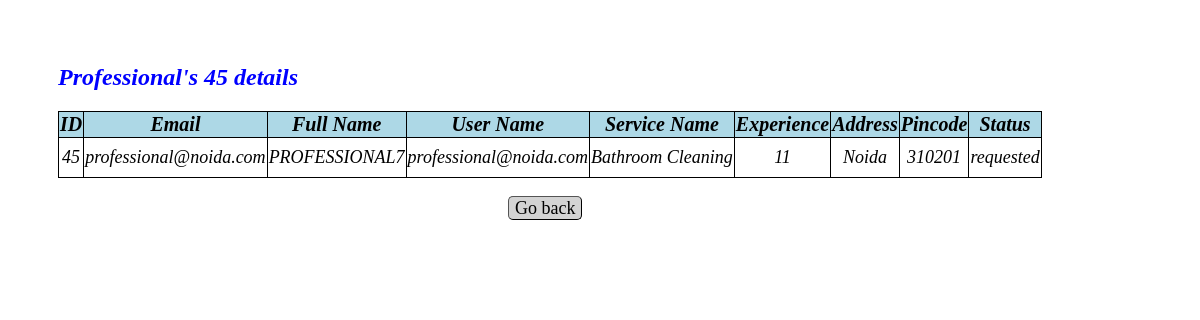
Before: /viewprofessional/45 with the older database file.
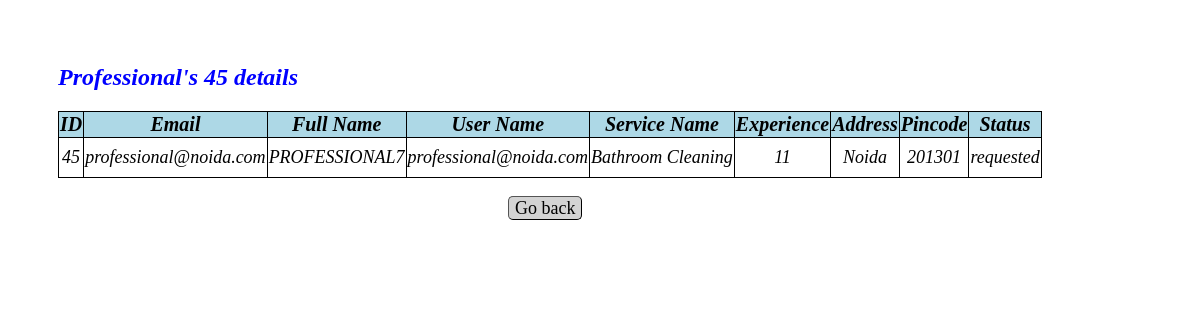
After: the same page with the newer database file.
### app.py (models this page shows)
class User_Info(db.Model):
    __tablename__="user_info"
    id=db.Column(db.Integer,primary_key=True)
    email=db.Column(db.String,nullable=False)
    full_name=db.Column(db.String,nullable=False)
    user_name=db.Column(db.String,unique=True,nullable=False)
    service_name=db.Column(db.String,nullable=False)
    experience=db.Column(db.Integer,nullable=False)
    pwd=db.Column(db.String,nullable=False)
    add=db.Column(db.String,nullable=True)
    pincode=db.Column(db.String,nullable=False)
    role=db.Column(db.Integer,nullable=False,default=1)
    status=db.Column(db.String,unique=True)
    location=db.Column(db.String,nullable=False)
    reviews=db.Column(db.String,nullable=False)
    phone_number=db.Column(db.Integer,nullable=False)

### app.py (the view)
@app.route("/viewprofessional/<int:id>", methods=["GET", "POST"])
def view_professional(id):
  service = User_Info.query.filter_by(id=id).first()
  return render_template ("view_professional.html",service=service)

### templates/view_professional.html (shortened to what this page needs)
<!DOCTYPE html>
<html lang="en">
<head>
</head>
<body>
    <br><br>
    <h2>Professional's {{service.id}} details</h2>
    <table id="service-table">
        <thead>
            <tr>
                <th>ID</th>
                <th>Email</th>
                <th>Full Name</th>
                <th>User Name</th>
                <th>Service Name</th>
                <th>Experience</th>
                <th>Address</th>
                <th>Pincode</th>
                <th>Status</th>
            </tr>
        <tbody>
            <tr style="height:40px;">
                <td>{{service["id"]}}</td>
                <td>{{service["email"]}}</td>
                <td>{{service["full_name"]}}</td>
                <td>{{service["user_name"]}}</td>
                <td>{{service["service_name"]}}</td>
                <td>{{service["experience"]}}</td>
                <td>{{service["add"]}}</td>
                <td>{{service["pincode"]}}</td>
                <td>{{service["status"]}}</td>
            </tr>
        </tbody>
        </thead>
    </table>
    <a class="button" href="/admindashboard">Go back</a>
</body>
</html>

### templates/view_professional.html (style rules this page uses)
table , td { text-align: center; font-style: italic; width:auto; margin-left: 50px; border-radius: 10px; border-color: blue; border: 1px solid black; border-collapse: collapse ; margin-bottom: 20px; }
th { background-color: lightblue; border: 1px solid black; font-size:20px; }
td { font-size:18px; }
h2 { font-style: italic; margin-left: 50px; color: blue; margin-bottom: 20px; }
a.button { padding: 1px 6px; border: 1px outset buttonborder; border-radius: 5px; color: black; background-color: lightgrey; text-decoration: none; font-size:18px }
a { margin-left: 500px; }

Changed rows visible on the page:
changed User_Info "professional@noida.com": pincode "310201" → "201301"
